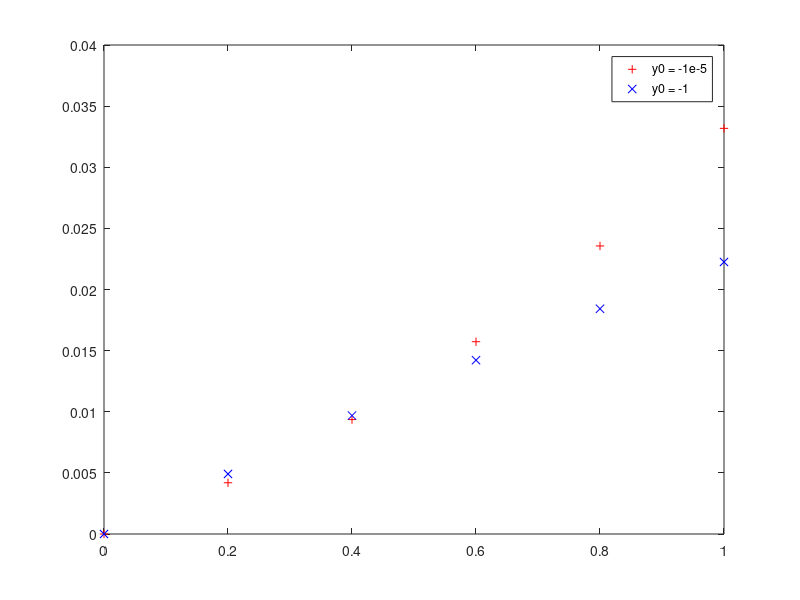
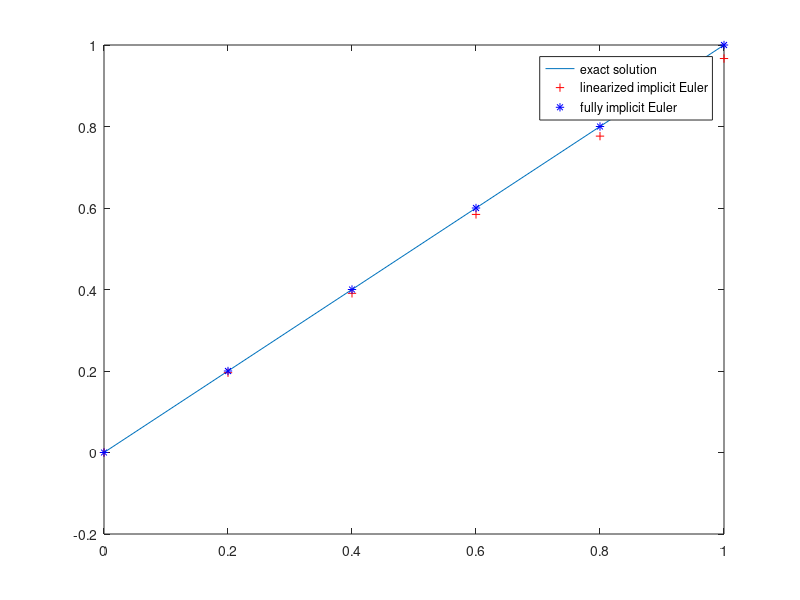
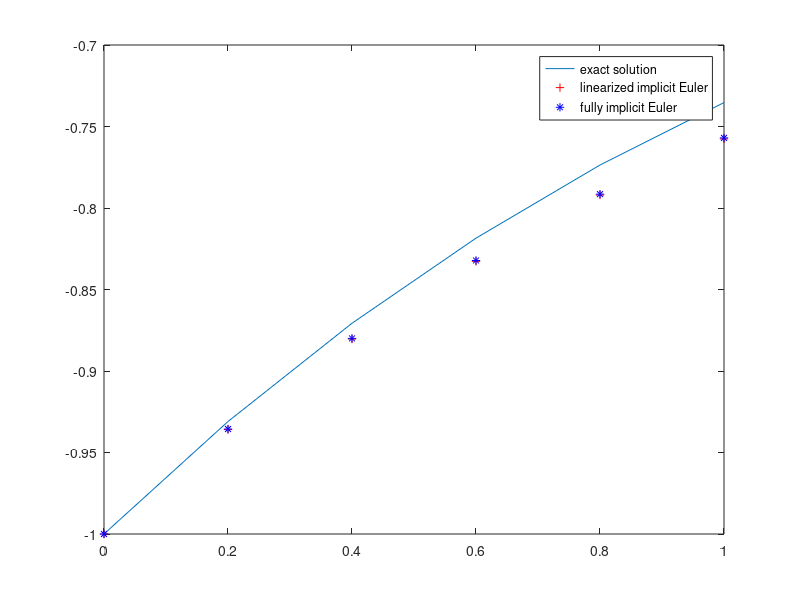

Write MATLAB code to recreate these figures, in order.
%% 10/20/21
%problem is y' = e^(y-t), y(0) = y0
%exact solution is y(t) = -ln(e^(-y0) + e^(-t) - 1)

clear all
clc
close all
y0_1 = -1e-5;
y0_2 = -1;
h = 0.2;
t_exact = 0:h:1;
y_exact_1 = -log(exp(-y0_1) + exp(-t_exact) - 1);
y_exact_2 = -log(exp(-y0_2) + exp(-t_exact) - 1);



%% Linearized implicit Euler
%scheme is y(n+1) = (y(n) + (1 + y(n))*h*e^(y(n) - t(n+1)))/(1 - h*e^(y(n) - t(n+1)))

y_lie_1(1) = y0_1; %initial condition of y0 = -1e-5

for j = 2:length(t_exact);
    y_lie_1(j) = (y_lie_1(j-1) + (1 - y_lie_1(j-1))*h*exp(y_lie_1(j-1) - t_exact(j)))/(1 - h*exp(y_lie_1(j-1) - t_exact(j)));
end

error_lie_1 = abs(y_exact_1 - y_lie_1);

figure(1)
plot(t_exact, error_lie_1, 'r +')
hold on
%-------------------------------------------------
y_lie_2(1) = y0_2; %initial condition of y0 = -1

for j = 2:length(t_exact);
    y_lie_2(j) = (y_lie_2(j-1) + (1 - y_lie_2(j-1))*h*exp(y_lie_2(j-1) - t_exact(j)))/(1 - h*exp(y_lie_2(j-1) - t_exact(j)));
end

error_lie_2 = abs(y_exact_2 - y_lie_2);

figure(1)
plot(t_exact, error_lie_2, 'b x'), legend('y0 = -1e-5', 'y0 = -1')

%% Fully implicit Euler
%need to find roots of (y(n+1) - y(n))/h - e^(y(n+1) - t(n+1)) = 0

y_ie_1(1) = y0_1; %initial condition of y0 = -1e-5

%from Excel, we have

y_ie_1 = [y0_1, 0.19999, 0.39999, 0.59999, 0.79999, 0.99999];

%myfun = @(yn1, yn, tn1, t) (yn1 - yn)/t - exp(yn1 - tn1);
%t = 0.2;
%yn = y0;
%tn1 = t_exact(2);
%g = @(yn1) myfun(yn1, yn, tn1, t);
%yn1 = fzero(g,1)

%end


%for j = 2:length(t_exact);
    %y_ie(j) = fzero(@(y_ie1) impe(y_ie1, y_ie(j-1), t_exact(j), 0.2),1);
%end


figure(2)

plot(t_exact,y_exact_1)
hold on
plot(t_exact, y_lie_1, 'r +')
plot(t_exact, y_ie_1, 'b *'), legend('exact solution', 'linearized implicit Euler','fully implicit Euler')

%------------------------------
y_ie_2(1) = y0_2; %initial condition of y0 = -1

%from Excel, we have

y_ie_2 = [y0_2, -0.9356, -0.87999, -0.8322, -0.7915, -0.757];

figure(3)
 
plot(t_exact,y_exact_2)
hold on
plot(t_exact, y_lie_2, 'r +')
plot(t_exact, y_ie_2, 'b *'), legend('exact solution','linearized implicit Euler','fully implicit Euler')